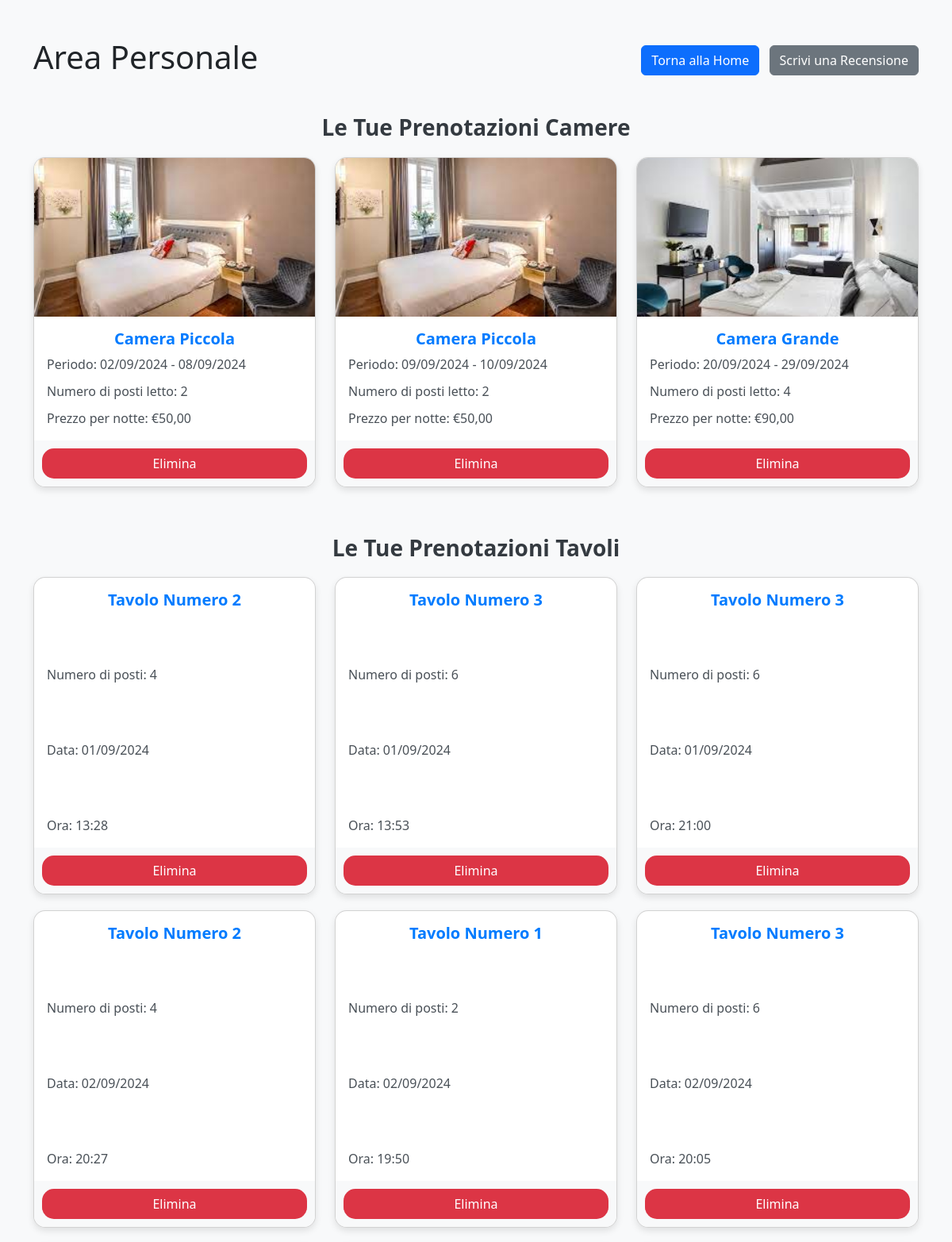
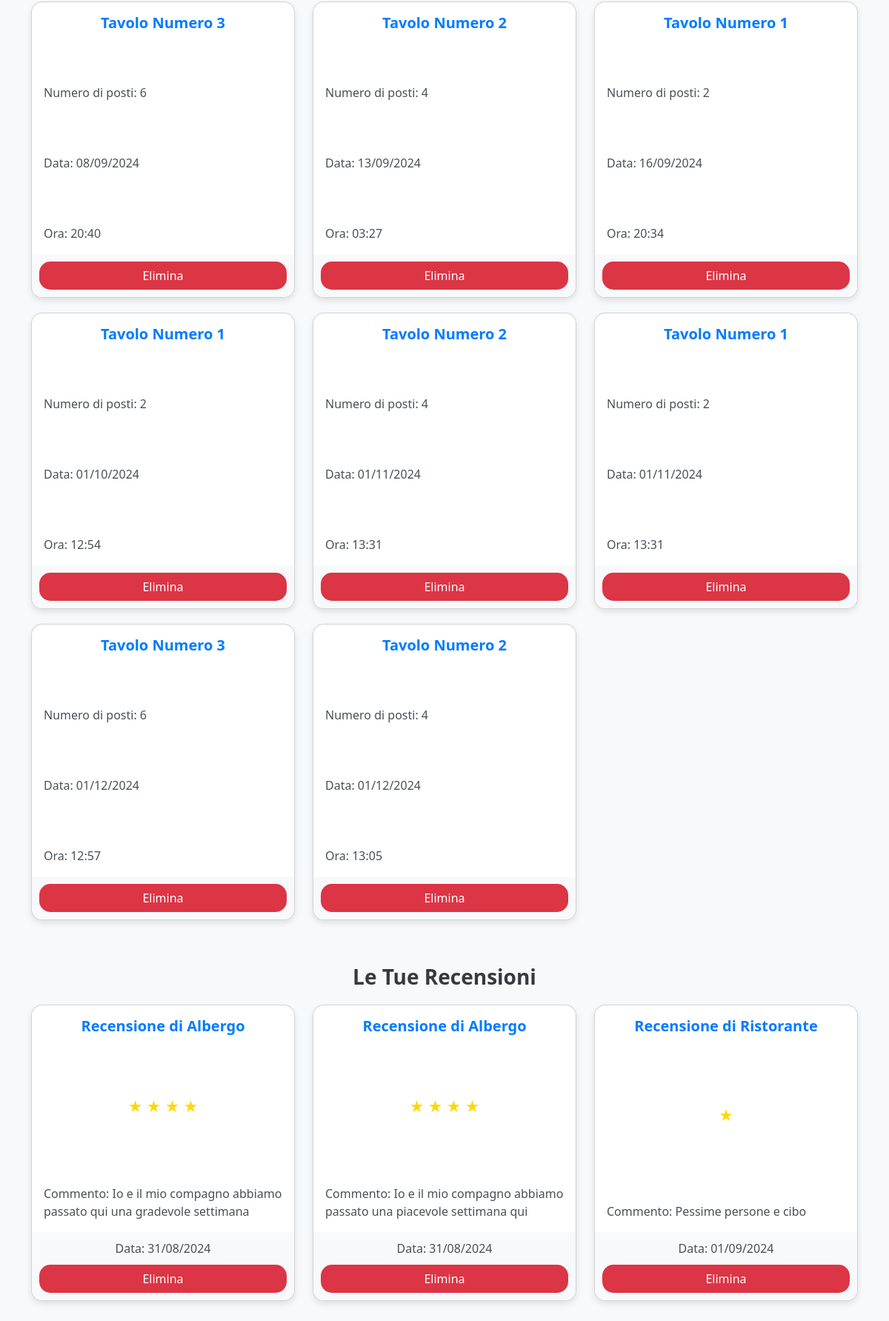
Page /core/area_personale (signed in) on the committed database (2 pictures, top to bottom).
### core/models.py (models this page shows, shortened)
class RoomBooking(models.Model):
    user = models.ForeignKey(User, on_delete=models.CASCADE, null=True, blank=True)
    camera = models.ForeignKey(Camera, on_delete=models.CASCADE)  # Associazione corretta alla classe Camera
    start_date = models.DateField()
    end_date = models.DateField()
    numero_telefono = models.CharField(max_length=15)
    email = models.EmailField()
    note = models.TextField(blank=True)
    created_at = models.DateTimeField(auto_now_add=True)
    class Meta:
        verbose_name = "Prenotazione"
        verbose_name_plural = "Prenotazioni"

class Camera(models.Model):
    SMALL = 'small'
    MEDIUM = 'medium'
    LARGE = 'large'
    ROOM_SIZE_CHOICES = [
        (SMALL, 'Piccola'),
        (MEDIUM, 'Media'),
        (LARGE, 'Grande'),
    ]
    tipo = models.CharField(max_length=10, choices=ROOM_SIZE_CHOICES)
    camere_totali = models.IntegerField(default=0)  # Numero totale di camere di questo tipo
    nome = models.CharField(max_length=50)
    numero_posti_letto = models.IntegerField(default=1)
    prezzo_per_notte = models.DecimalField(max_digits=10, decimal_places=2)  # Prezzo per notte
    descrizione = models.TextField(blank=True)
    MY_CONSTANT = "camere/"
    immagine1 = models.ImageField(upload_to= MY_CONSTANT, blank=True, null=True)
    immagine2 = models.ImageField(upload_to= MY_CONSTANT, blank=True, null=True)
    immagine3 = models.ImageField(upload_to= MY_CONSTANT, blank=True, null=True)
    class Meta:
        verbose_name = "Camera"
        verbose_name_plural = "Camere"

class TavoloBooking(models.Model):
    user = models.ForeignKey(User, on_delete=models.CASCADE)
    tavolo = models.ForeignKey(Tavolo, on_delete=models.CASCADE)
    data = models.DateField()
    orario_arrivo = models.TimeField()
    tipo_pasto = models.CharField(choices=[('pranzo', 'Pranzo'), ('cena', 'Cena')], max_length=15)
    numero_persone = models.IntegerField()
    numero_telefono = models.CharField(max_length=15)
    email = models.EmailField(max_length=254)
    note = models.TextField(blank=True)
    class Meta:
        verbose_name = "Prenotazione Tavolo"
        verbose_name_plural = "Prenotazioni Tavoli"
        ordering = ['data']  # Ordina le prenotazioni per data in modo crescente

class Tavolo(models.Model):
    numero = models.IntegerField(unique=True)
    posti = models.IntegerField()
    class Meta:
        verbose_name = "Tavolo"
        verbose_name_plural = "Tavoli"

class Recensione(models.Model):
    CATEGORIE = [
        ('ristorante', 'Ristorante'),
        ('albergo', 'Albergo'),
    ]
    user = models.ForeignKey(User, on_delete=models.CASCADE)
    voto = models.IntegerField(choices=[(i, str(i)) for i in range(1, 6)])
    commento = models.TextField()
    immagine = models.ImageField(upload_to='review_images/', null=True, blank=True)
    categoria = models.CharField(max_length=20, choices=CATEGORIE)
    data = models.DateField(default=timezone.now)
    created_at = models.DateTimeField(auto_now_add=True)
    class Meta:
        verbose_name = "Recensione"
        verbose_name_plural = "Recensioni"

### core/views.py (the view)
# urls.py: path('area_personale',views.area_personale, name='area_personale'),
@login_required
def area_personale(request):
    prenotazioni_camere = RoomBooking.objects.filter(user=request.user)
    prenotazioni_tavoli = TavoloBooking.objects.filter(user=request.user)
    recensioni = Recensione.objects.filter(user=request.user)
    context = {
        'prenotazioni_camere': prenotazioni_camere,
        'prenotazioni_tavoli': prenotazioni_tavoli,
        'recensioni': recensioni,
    }
    return render(request, 'core/area_personale.html', context)

### core/templates/core/area_personale.html (shortened to what this page needs)
<!doctype html>
<html lang="it">
  <head>
    <link href="https://cdn.jsdelivr.net/npm/bootstrap@5.3.3/dist/css/bootstrap.min.css" rel="stylesheet">
  </head>
  <body>
    <div class="container my-5">
      <div class="d-flex justify-content-between align-items-center mb-4">
        <h1 class="text-center">Area Personale</h1>
        <div>
          <a href="{% url 'core_home' %}" class="btn btn-primary me-2">Torna alla Home</a>
          <a href="{% url 'aggiungi_recensione' %}" class="btn btn-secondary">Scrivi una Recensione</a>
        </div>
      </div>
      <h2 class="section-title">Le Tue Prenotazioni Camere</h2>
      <div class="row">
        {% for prenotazione in prenotazioni_camere %}
          <div class="col-md-4">
            <div class="card">
              <img src="{{ prenotazione.camera.immagine1.url }}" class="card-img-top" alt="Immagine camera">
              <div class="card-body">
                <h5 class="card-title">{{ prenotazione.camera.nome }}</h5>
                <p class="card-text">Periodo: {{ prenotazione.start_date|date:"d/m/Y" }} - {{ prenotazione.end_date|date:"d/m/Y" }}</p>
                <p class="card-text">Numero di posti letto: {{ prenotazione.camera.numero_posti_letto }}</p>
                <p class="card-text">Prezzo per notte: €{{ prenotazione.camera.prezzo_per_notte }}</p>
              </div>
              <div class="card-footer">
                <form method="POST" action="{% url 'elimina_prenotazione_camera' prenotazione.id %}">
                  <button type="submit" class="btn delete-btn" onclick="return confirm('Sei sicuro di voler eliminare questa prenotazione?');">Elimina</button>
                </form>
              </div>
            </div>
          </div>
        {% endfor %}
      </div>
      <h2 class="section-title">Le Tue Prenotazioni Tavoli</h2>
      <div class="row">
        {% for prenotazione in prenotazioni_tavoli %}
          <div class="col-md-4">
            <div class="card">
              <div class="card-body">
                <h5 class="card-title">Tavolo Numero {{ prenotazione.tavolo.numero }}</h5>
                <p class="card-text">Numero di posti: {{ prenotazione.tavolo.posti }}</p>
                <p class="card-text">Data: {{ prenotazione.data|date:"d/m/Y" }}</p>
                <p class="card-text">Ora: {{ prenotazione.orario_arrivo|date:"H:i" }}</p>
              </div>
              <div class="card-footer">
                <form method="POST" action="{% url 'elimina_prenotazione_tavolo' prenotazione.id %}">
                  <button type="submit" class="btn delete-btn" onclick="return confirm('Sei sicuro di voler eliminare questa prenotazione?');">Elimina</button>
                </form>
              </div>
            </div>
          </div>
        {% endfor %}
      </div>
      <h2 class="section-title">Le Tue Recensioni</h2>
      <div class="row">
        {% for recensione in recensioni %}
          <div class="col-md-4">
            <div class="card recensione-card">
              <div class="card-body">
                <h5 class="card-title">Recensione di {{ recensione.categoria|capfirst }}</h5>
                <div class="star-rating">
                  {% for i in "12345" %}
                    {% if forloop.counter <= recensione.voto %}
                      <span>&#9733;</span>
                    {% endif %}
                  {% endfor %}
                </div>
                <p class="card-text">Commento: {{ recensione.commento }}</p>
              </div>
              <div class="card-footer">
                <p class="card-text">Data: {{ recensione.data|date:"d/m/Y" }}</p>
                <form method="POST" action="{% url 'elimina_recensione' recensione.id %}" onsubmit="return confirm('Sei sicuro di voler eliminare questa recensione?');">
                  <button type="submit" class="btn delete-btn">Elimina</button>
                </form>
              </div>
            </div>
          </div>
        {% endfor %}
      </div>
    </div>
  </body>
</html>

### core/templates/core/area_personale.html (style rules this page uses)
body { background-color: #f8f9fa; }
.section-title { margin-top: 40px; margin-bottom: 20px; font-size: 1.75rem; font-weight: bold; text-align: center; color: #343a40; }
.card { margin-bottom: 20px; border-radius: 15px; box-shadow: 0 4px 8px rgba(0, 0, 0, 0.1); overflow: hidden; display: flex; flex-direction: column; justify-content: space-between; min-height: 400px; }
.card img { height: 200px; object-fit: cover; }
.card-body { flex-grow: 1; display: flex; flex-direction: column; justify-content: space-between; }
.card-title { font-size: 1.25rem; font-weight: bold; color: #007bff; text-align: center; }
.card-text { font-size: 1rem; color: #495057; margin-bottom: 10px; }
.card-footer { text-align: center; background-color: #f8f9fa; border-top: none; padding: 10px; }
.star-rating { color: gold; font-size: 1.2rem; text-align: center; margin-bottom: 15px; }
.delete-btn { background-color: #dc3545; color: white; width: 100%; border-radius: 15px; transition: background-color 0.3s ease; }
.recensione-card { min-height: 400px; }

### rows in the picture
RoomBooking: camera.immagine1 (picture), camera.nome "Camera Piccola", start_date "02/09/2024", end_date "08/09/2024", camera.numero_posti_letto "2", camera.prezzo_per_notte "50,00"
RoomBooking: camera.immagine1 (picture), camera.nome "Camera Piccola", start_date "09/09/2024", end_date "10/09/2024", camera.numero_posti_letto "2", camera.prezzo_per_notte "50,00"
RoomBooking: camera.immagine1 (picture), camera.nome "Camera Grande", start_date "20/09/2024", end_date "29/09/2024", camera.numero_posti_letto "4", camera.prezzo_per_notte "90,00"
TavoloBooking: tavolo.numero "2", tavolo.posti "4", data "01/09/2024", orario_arrivo "13:28"
TavoloBooking: tavolo.numero "3", tavolo.posti "6", data "01/09/2024", orario_arrivo "13:53"
TavoloBooking: tavolo.numero "3", tavolo.posti "6", data "01/09/2024", orario_arrivo "21:00"
TavoloBooking: tavolo.numero "2", tavolo.posti "4", data "02/09/2024", orario_arrivo "20:27"
TavoloBooking: tavolo.numero "1", tavolo.posti "2", data "02/09/2024", orario_arrivo "19:50"
TavoloBooking: tavolo.numero "3", tavolo.posti "6", data "02/09/2024", orario_arrivo "20:05"
TavoloBooking: tavolo.numero "3", tavolo.posti "6", data "08/09/2024", orario_arrivo "20:40"
TavoloBooking: tavolo.numero "2", tavolo.posti "4", data "13/09/2024", orario_arrivo "03:27"
TavoloBooking: tavolo.numero "1", tavolo.posti "2", data "16/09/2024", orario_arrivo "20:34"
TavoloBooking: tavolo.numero "1", tavolo.posti "2", data "01/10/2024", orario_arrivo "12:54"
TavoloBooking: tavolo.numero "2", tavolo.posti "4", data "01/11/2024", orario_arrivo "13:31"
TavoloBooking: tavolo.numero "1", tavolo.posti "2", data "01/11/2024", orario_arrivo "13:31"
TavoloBooking: tavolo.numero "3", tavolo.posti "6", data "01/12/2024", orario_arrivo "12:57"
TavoloBooking: tavolo.numero "2", tavolo.posti "4", data "01/12/2024", orario_arrivo "13:05"
Recensione: categoria "Albergo", voto 4 (drawn), commento "Io e il mio compagno abbiamo passato qui una gradevole settimana", data "31/08/2024"
Recensione: categoria "Albergo", voto 4 (drawn), commento "Io e il mio compagno abbiamo passato una piacevole settimana qui", data "31/08/2024"
Recensione: categoria "Ristorante", voto 1 (drawn), commento "Pessime persone e cibo", data "01/09/2024"
